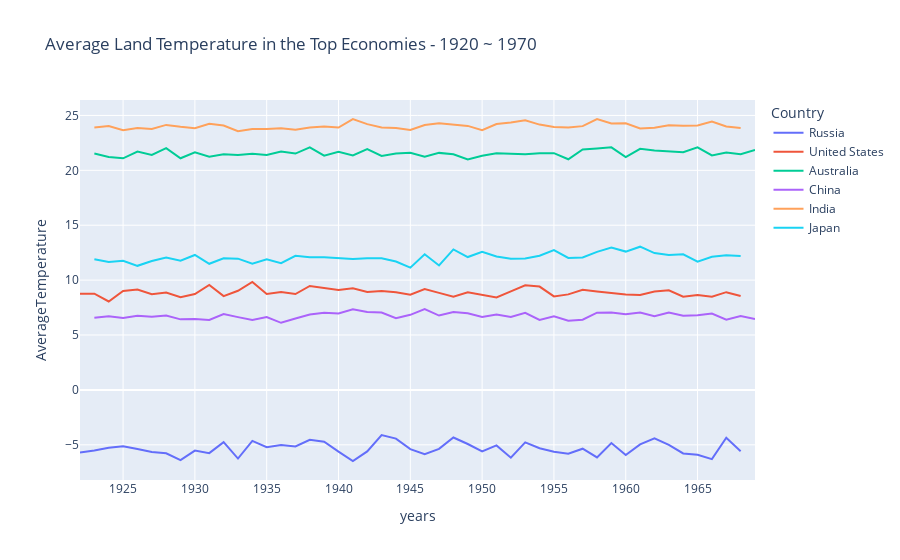
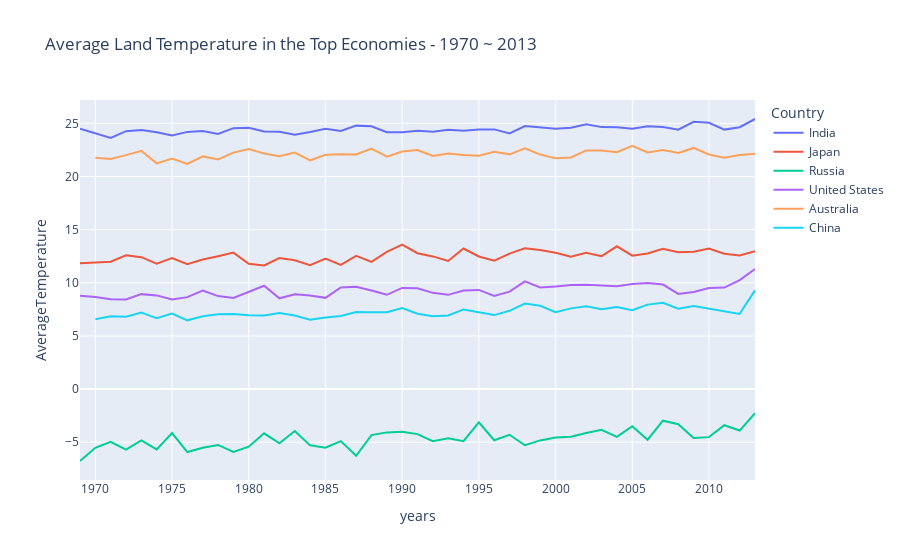

Source (notebook cell) for these figures, in order:
### Markdown cell above
We can infer that the temperature started to rise in these top economies from around 1970.

### Code cell
# Average Land Temperature in the Top Economies between 1920 to 1970 and 1970 to 2013 for further analysis
fig1 = px.line(avg_temp[600:880], x = 'years', y = 'AverageTemperature', color = 'Country', 
        title = 'Average Land Temperature in the Top Economies - 1920 ~ 1970')
fig2 = px.line(avg_temp[880:], x = 'years', y = 'AverageTemperature', color = 'Country', 
        title = 'Average Land Temperature in the Top Economies - 1970 ~ 2013')

fig1.show()
fig2.show()

### Figure 1 — Plotly figure (JSON) as saved in the notebook; plotly's stock layout.template omitted (floating-point values rounded to 4 significant figures)
{"data": [{"hovertemplate": "Country=Russia<br>years=%{x}<br>AverageTemperature=%{y}<extra></extra>", "legendgroup": "Russia", "line": {"color": "#636efa", "dash": "solid"}, "marker": {"symbol": "circle"}, "mode": "lines", "name": "Russia", "orientation": "v", "showlegend": true, "type": "scatter", "x": [1922, 1923, 1924, 1925, 1926, 1927, 1928, 1929, 1930, 1931, 1932, 1933, 1934, 1935, 1936, 1937, 1938, 1939, 1940, 1941, 1942, 1943, 1944, 1945, 1946, 1947, 1948, 1949, 1950, 1951, 1952, 1953, 1954, 1955, 1956, 1957, 1958, 1959, 1960, 1961, 1962, 1963, 1964, 1965, 1966, 1967, 1968], "xaxis": "x", "y": [-5.698, -5.521, -5.275, -5.129, -5.375, -5.657, -5.772, -6.4, -5.531, -5.763, -4.758, -6.252, -4.643, -5.214, -5.03, -5.149, -4.553, -4.717, -5.628, -6.477, -5.605, -4.115, -4.434, -5.394, -5.855, -5.368, -4.338, -4.928, -5.609, -5.056, -6.175, -4.779, -5.317, -5.627, -5.814, -5.358, -6.154, -4.839, -5.936, -4.96, -4.416, -5.008, -5.786, -5.907, -6.31, -4.363, -5.59], "yaxis": "y"}, {"hovertemplate": "Country=United States<br>years=%{x}<br>AverageTemperature=%{y}<extra></extra>", "legendgroup": "United States", "line": {"color": "#EF553B", "dash": "solid"}, "marker": {"symbol": "circle"}, "mode": "lines", "name": "United States", "orientation": "v", "showlegend": true, "type": "scatter", "x": [1922, 1923, 1924, 1925, 1926, 1927, 1928, 1929, 1930, 1931, 1932, 1933, 1934, 1935, 1936, 1937, 1938, 1939, 1940, 1941, 1942, 1943, 1944, 1945, 1946, 1947, 1948, 1949, 1950, 1951, 1952, 1953, 1954, 1955, 1956, 1957, 1958, 1959, 1960, 1961, 1962, 1963, 1964, 1965, 1966, 1967, 1968], "xaxis": "x", "y": [8.768, 8.76, 8.052, 9.016, 9.14, 8.719, 8.876, 8.44, 8.738, 9.561, 8.54, 9.031, 9.827, 8.742, 8.922, 8.731, 9.472, 9.307, 9.097, 9.266, 8.919, 9.004, 8.898, 8.671, 9.18, 8.836, 8.482, 8.888, 8.656, 8.417, 8.979, 9.53, 9.411, 8.517, 8.7, 9.126, 8.97, 8.825, 8.692, 8.642, 8.957, 9.08, 8.492, 8.648, 8.483, 8.902, 8.553], "yaxis": "y"}, {"hovertemplate": "Country=Australia<br>years=%{x}<br>AverageTemperature=%{y}<extra></extra>", "legendgroup": "Australia", "line": {"color": "#00cc96", "dash": "solid"}, "marker": {"symbol": "circle"}, "mode": "lines", "name": "Australia", "orientation": "v", "showlegend": true, "type": "scatter", "x": [1923, 1924, 1925, 1926, 1927, 1928, 1929, 1930, 1931, 1932, 1933, 1934, 1935, 1936, 1937, 1938, 1939, 1940, 1941, 1942, 1943, 1944, 1945, 1946, 1947, 1948, 1949, 1950, 1951, 1952, 1953, 1954, 1955, 1956, 1957, 1958, 1959, 1960, 1961, 1962, 1963, 1964, 1965, 1966, 1967, 1968, 1969], "xaxis": "x", "y": [21.54, 21.21, 21.1, 21.7, 21.4, 22.02, 21.1, 21.64, 21.24, 21.46, 21.39, 21.51, 21.4, 21.72, 21.53, 22.09, 21.34, 21.68, 21.36, 21.93, 21.32, 21.53, 21.6, 21.24, 21.59, 21.46, 20.98, 21.32, 21.56, 21.49, 21.47, 21.56, 21.56, 21.01, 21.9, 22.0, 22.1, 21.21, 21.96, 21.8, 21.7, 21.65, 22.09, 21.36, 21.63, 21.46, 21.85], "yaxis": "y"}, {"hovertemplate": "Country=China<br>years=%{x}<br>AverageTemperature=%{y}<extra></extra>", "legendgroup": "China", "line": {"color": "#ab63fa", "dash": "solid"}, "marker": {"symbol": "circle"}, "mode": "lines", "name": "China", "orientation": "v", "showlegend": true, "type": "scatter", "x": [1923, 1924, 1925, 1926, 1927, 1928, 1929, 1930, 1931, 1932, 1933, 1934, 1935, 1936, 1937, 1938, 1939, 1940, 1941, 1942, 1943, 1944, 1945, 1946, 1947, 1948, 1949, 1950, 1951, 1952, 1953, 1954, 1955, 1956, 1957, 1958, 1959, 1960, 1961, 1962, 1963, 1964, 1965, 1966, 1967, 1968, 1969], "xaxis": "x", "y": [6.564, 6.704, 6.556, 6.754, 6.668, 6.775, 6.424, 6.469, 6.378, 6.906, 6.63, 6.363, 6.636, 6.112, 6.511, 6.872, 7.026, 6.962, 7.346, 7.096, 7.051, 6.53, 6.839, 7.354, 6.774, 7.1, 6.976, 6.641, 6.869, 6.641, 7.022, 6.371, 6.702, 6.299, 6.388, 7.034, 7.04, 6.891, 7.051, 6.704, 7.052, 6.746, 6.8, 6.962, 6.403, 6.727, 6.456], "yaxis": "y"}, {"hovertemplate": "Country=India<br>years=%{x}<br>AverageTemperature=%{y}<extra></extra>", "legendgroup": "India", "line": {"color": "#FFA15A", "dash": "solid"}, "marker": {"symbol": "circle"}, "mode": "lines", "name": "India", "orientation": "v", "showlegend": true, "type": "scatter", "x": [1923, 1924, 1925, 1926, 1927, 1928, 1929, 1930, 1931, 1932, 1933, 1934, 1935, 1936, 1937, 1938, 1939, 1940, 1941, 1942, 1943, 1944, 1945, 1946, 1947, 1948, 1949, 1950, 1951, 1952, 1953, 1954, 1955, 1956, 1957, 1958, 1959, 1960, 1961, 1962, 1963, 1964, 1965, 1966, 1967, 1968], "xaxis": "x", "y": [23.91, 24.05, 23.66, 23.85, 23.77, 24.14, 23.97, 23.84, 24.25, 24.08, 23.56, 23.77, 23.76, 23.83, 23.71, 23.89, 23.99, 23.9, 24.67, 24.21, 23.91, 23.85, 23.67, 24.13, 24.28, 24.19, 24.05, 23.66, 24.22, 24.37, 24.56, 24.17, 23.95, 23.9, 24.03, 24.68, 24.27, 24.29, 23.82, 23.88, 24.1, 24.07, 24.09, 24.44, 23.99, 23.86], "yaxis": "y"}, {"hovertemplate": "Country=Japan<br>years=%{x}<br>AverageTemperature=%{y}<extra></extra>", "legendgroup": "Japan", "line": {"color": "#19d3f3", "dash": "solid"}, "marker": {"symbol": "circle"}, "mode": "lines", "name": "Japan", "orientation": "v", "showlegend": true, "type": "scatter", "x": [1923, 1924, 1925, 1926, 1927, 1928, 1929, 1930, 1931, 1932, 1933, 1934, 1935, 1936, 1937, 1938, 1939, 1940, 1941, 1942, 1943, 1944, 1945, 1946, 1947, 1948, 1949, 1950, 1951, 1952, 1953, 1954, 1955, 1956, 1957, 1958, 1959, 1960, 1961, 1962, 1963, 1964, 1965, 1966, 1967, 1968], "xaxis": "x", "y": [11.91, 11.64, 11.76, 11.3, 11.74, 12.06, 11.77, 12.29, 11.49, 11.98, 11.95, 11.5, 11.89, 11.55, 12.21, 12.08, 12.08, 11.99, 11.92, 12.0, 11.99, 11.69, 11.14, 12.36, 11.33, 12.8, 12.1, 12.59, 12.15, 11.94, 11.96, 12.22, 12.73, 12.02, 12.06, 12.57, 12.96, 12.6, 13.05, 12.47, 12.29, 12.35, 11.69, 12.13, 12.27, 12.19], "yaxis": "y"}], "layout": {"legend": {"title": {"text": "Country"}, "tracegroupgap": 0}, "title": {"text": "Average Land Temperature in the Top Economies - 1920 ~ 1970"}, "xaxis": {"anchor": "y", "domain": [0, 1], "title": {"text": "years"}}, "yaxis": {"anchor": "x", "domain": [0, 1], "title": {"text": "AverageTemperature"}}}}

### Figure 2 — Plotly figure (JSON) as saved in the notebook; plotly's stock layout.template omitted (floating-point values rounded to 4 significant figures)
{"data": [{"hovertemplate": "Country=India<br>years=%{x}<br>AverageTemperature=%{y}<extra></extra>", "legendgroup": "India", "line": {"color": "#636efa", "dash": "solid"}, "marker": {"symbol": "circle"}, "mode": "lines", "name": "India", "orientation": "v", "showlegend": true, "type": "scatter", "x": [1969, 1970, 1971, 1972, 1973, 1974, 1975, 1976, 1977, 1978, 1979, 1980, 1981, 1982, 1983, 1984, 1985, 1986, 1987, 1988, 1989, 1990, 1991, 1992, 1993, 1994, 1995, 1996, 1997, 1998, 1999, 2000, 2001, 2002, 2003, 2004, 2005, 2006, 2007, 2008, 2009, 2010, 2011, 2012, 2013], "xaxis": "x", "y": [24.5, 24.07, 23.63, 24.27, 24.39, 24.18, 23.86, 24.2, 24.29, 24.01, 24.55, 24.59, 24.23, 24.22, 23.94, 24.19, 24.49, 24.29, 24.79, 24.73, 24.16, 24.18, 24.31, 24.22, 24.41, 24.3, 24.43, 24.44, 24.05, 24.76, 24.66, 24.5, 24.58, 24.91, 24.65, 24.63, 24.5, 24.73, 24.65, 24.41, 25.15, 25.05, 24.42, 24.64, 25.41], "yaxis": "y"}, {"hovertemplate": "Country=Japan<br>years=%{x}<br>AverageTemperature=%{y}<extra></extra>", "legendgroup": "Japan", "line": {"color": "#EF553B", "dash": "solid"}, "marker": {"symbol": "circle"}, "mode": "lines", "name": "Japan", "orientation": "v", "showlegend": true, "type": "scatter", "x": [1969, 1970, 1971, 1972, 1973, 1974, 1975, 1976, 1977, 1978, 1979, 1980, 1981, 1982, 1983, 1984, 1985, 1986, 1987, 1988, 1989, 1990, 1991, 1992, 1993, 1994, 1995, 1996, 1997, 1998, 1999, 2000, 2001, 2002, 2003, 2004, 2005, 2006, 2007, 2008, 2009, 2010, 2011, 2012, 2013], "xaxis": "x", "y": [11.85, 11.93, 11.98, 12.59, 12.41, 11.79, 12.34, 11.75, 12.2, 12.51, 12.84, 11.8, 11.63, 12.34, 12.12, 11.66, 12.28, 11.69, 12.54, 11.97, 12.91, 13.59, 12.78, 12.48, 12.06, 13.23, 12.48, 12.08, 12.75, 13.24, 13.08, 12.83, 12.45, 12.84, 12.51, 13.44, 12.56, 12.76, 13.19, 12.87, 12.93, 13.22, 12.74, 12.57, 12.96], "yaxis": "y"}, {"hovertemplate": "Country=Russia<br>years=%{x}<br>AverageTemperature=%{y}<extra></extra>", "legendgroup": "Russia", "line": {"color": "#00cc96", "dash": "solid"}, "marker": {"symbol": "circle"}, "mode": "lines", "name": "Russia", "orientation": "v", "showlegend": true, "type": "scatter", "x": [1969, 1970, 1971, 1972, 1973, 1974, 1975, 1976, 1977, 1978, 1979, 1980, 1981, 1982, 1983, 1984, 1985, 1986, 1987, 1988, 1989, 1990, 1991, 1992, 1993, 1994, 1995, 1996, 1997, 1998, 1999, 2000, 2001, 2002, 2003, 2004, 2005, 2006, 2007, 2008, 2009, 2010, 2011, 2012, 2013], "xaxis": "x", "y": [-6.766, -5.523, -4.971, -5.702, -4.834, -5.672, -4.141, -5.927, -5.513, -5.256, -5.904, -5.421, -4.166, -5.098, -3.952, -5.294, -5.521, -4.892, -6.274, -4.33, -4.073, -4.023, -4.237, -4.903, -4.622, -4.898, -3.13, -4.81, -4.296, -5.281, -4.83, -4.546, -4.491, -4.123, -3.833, -4.494, -3.498, -4.763, -2.975, -3.305, -4.609, -4.521, -3.402, -3.902, -2.263], "yaxis": "y"}, {"hovertemplate": "Country=United States<br>years=%{x}<br>AverageTemperature=%{y}<extra></extra>", "legendgroup": "United States", "line": {"color": "#ab63fa", "dash": "solid"}, "marker": {"symbol": "circle"}, "mode": "lines", "name": "United States", "orientation": "v", "showlegend": true, "type": "scatter", "x": [1969, 1970, 1971, 1972, 1973, 1974, 1975, 1976, 1977, 1978, 1979, 1980, 1981, 1982, 1983, 1984, 1985, 1986, 1987, 1988, 1989, 1990, 1991, 1992, 1993, 1994, 1995, 1996, 1997, 1998, 1999, 2000, 2001, 2002, 2003, 2004, 2005, 2006, 2007, 2008, 2009, 2010, 2011, 2012, 2013], "xaxis": "x", "y": [8.771, 8.673, 8.443, 8.428, 8.935, 8.816, 8.431, 8.651, 9.27, 8.751, 8.572, 9.136, 9.722, 8.54, 8.912, 8.811, 8.587, 9.559, 9.628, 9.275, 8.873, 9.522, 9.494, 9.056, 8.867, 9.27, 9.331, 8.754, 9.173, 10.14, 9.567, 9.65, 9.786, 9.816, 9.755, 9.668, 9.893, 9.975, 9.838, 8.951, 9.137, 9.506, 9.55, 10.26, 11.3], "yaxis": "y"}, {"hovertemplate": "Country=Australia<br>years=%{x}<br>AverageTemperature=%{y}<extra></extra>", "legendgroup": "Australia", "line": {"color": "#FFA15A", "dash": "solid"}, "marker": {"symbol": "circle"}, "mode": "lines", "name": "Australia", "orientation": "v", "showlegend": true, "type": "scatter", "x": [1970, 1971, 1972, 1973, 1974, 1975, 1976, 1977, 1978, 1979, 1980, 1981, 1982, 1983, 1984, 1985, 1986, 1987, 1988, 1989, 1990, 1991, 1992, 1993, 1994, 1995, 1996, 1997, 1998, 1999, 2000, 2001, 2002, 2003, 2004, 2005, 2006, 2007, 2008, 2009, 2010, 2011, 2012, 2013], "xaxis": "x", "y": [21.78, 21.65, 22.01, 22.41, 21.24, 21.69, 21.19, 21.89, 21.61, 22.25, 22.59, 22.16, 21.91, 22.26, 21.52, 22.04, 22.09, 22.07, 22.63, 21.86, 22.36, 22.49, 21.93, 22.16, 22.03, 21.96, 22.33, 22.09, 22.66, 22.06, 21.71, 21.79, 22.46, 22.44, 22.29, 22.9, 22.26, 22.49, 22.23, 22.69, 22.08, 21.77, 22.02, 22.14], "yaxis": "y"}, {"hovertemplate": "Country=China<br>years=%{x}<br>AverageTemperature=%{y}<extra></extra>", "legendgroup": "China", "line": {"color": "#19d3f3", "dash": "solid"}, "marker": {"symbol": "circle"}, "mode": "lines", "name": "China", "orientation": "v", "showlegend": true, "type": "scatter", "x": [1970, 1971, 1972, 1973, 1974, 1975, 1976, 1977, 1978, 1979, 1980, 1981, 1982, 1983, 1984, 1985, 1986, 1987, 1988, 1989, 1990, 1991, 1992, 1993, 1994, 1995, 1996, 1997, 1998, 1999, 2000, 2001, 2002, 2003, 2004, 2005, 2006, 2007, 2008, 2009, 2010, 2011, 2012, 2013], "xaxis": "x", "y": [6.568, 6.846, 6.814, 7.21, 6.659, 7.101, 6.471, 6.851, 7.048, 7.074, 6.95, 6.926, 7.15, 6.925, 6.518, 6.74, 6.87, 7.249, 7.221, 7.24, 7.636, 7.097, 6.858, 6.919, 7.496, 7.212, 6.963, 7.367, 8.052, 7.84, 7.238, 7.596, 7.796, 7.522, 7.713, 7.413, 7.948, 8.127, 7.566, 7.809, 7.548, 7.357, 7.077, 9.295], "yaxis": "y"}], "layout": {"legend": {"title": {"text": "Country"}, "tracegroupgap": 0}, "title": {"text": "Average Land Temperature in the Top Economies - 1970 ~ 2013"}, "xaxis": {"anchor": "y", "domain": [0, 1], "title": {"text": "years"}}, "yaxis": {"anchor": "x", "domain": [0, 1], "title": {"text": "AverageTemperature"}}}}
